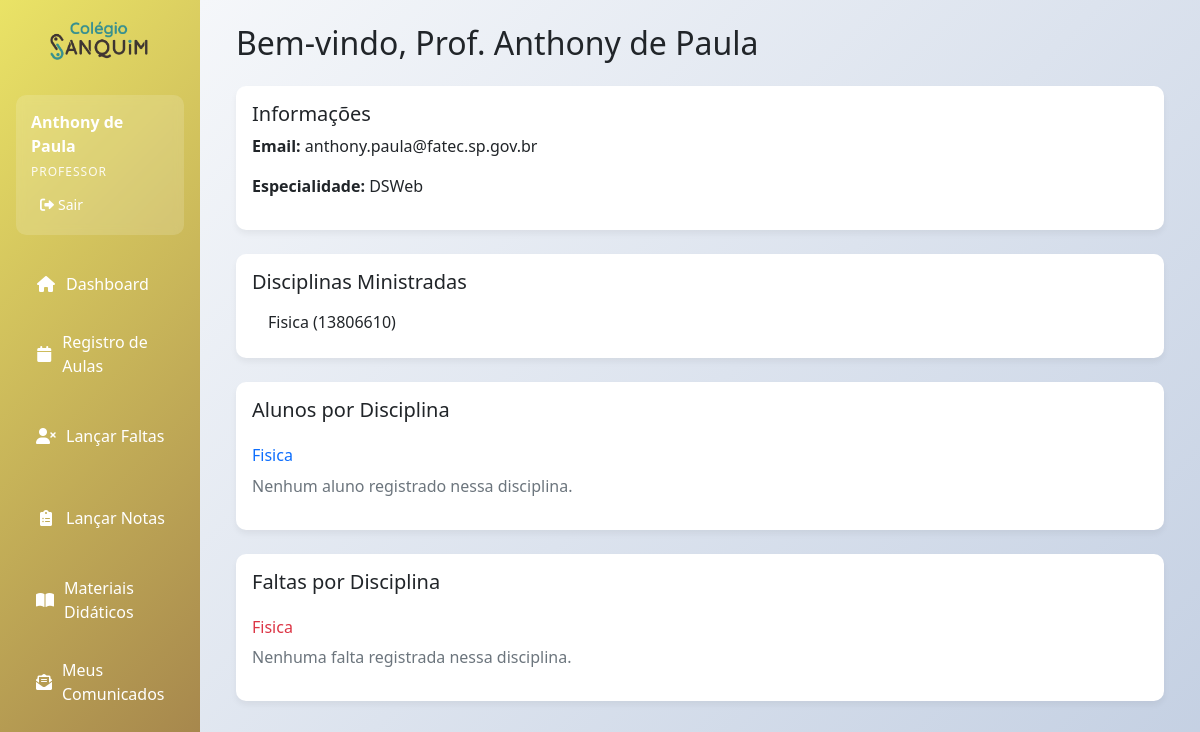
Page /dashboard-professor (signed in) on the committed database.
### app.py (models this page shows, shortened)
class Professor(db.Model):
    __tablename__ = 'professor'
    id = db.Column(db.Integer, primary_key=True)
    nome = db.Column(db.String(100), nullable=False)
    cpf = db.Column(db.String(14), nullable=False, unique=True)
    rg = db.Column(db.String(20))
    endereco = db.Column(db.String(255))
    bairro = db.Column(db.String(100))
    cidade = db.Column(db.String(100))
    email = db.Column(db.String(120), unique=True, nullable=False)
    telefone = db.Column(db.String(20))
    status = db.Column(db.Integer, default=1)
    senha_hash = db.Column(db.String(255), nullable=True)  # Novo campo
    especialidade = db.Column(db.String(100))
    ativo = db.Column(db.Boolean, default=True)  # Novo campo
    disciplinas_ministradas = db.relationship('Disciplina', back_populates='professor', lazy=True)

class Disciplina(db.Model):
    __tablename__ = 'disciplina'
    id = db.Column(db.Integer, primary_key=True)
    nome = db.Column(db.String(100), nullable=False)
    codigo = db.Column(db.String(20), unique=True, nullable=False)
    carga_horaria = db.Column(db.Integer)
    descricao = db.Column(db.Text)
    categoria = db.Column(db.String(50), default='geral') # ex: exatas, humanas, biologicas, geral
    professor_id = db.Column(db.Integer, db.ForeignKey('professor.id'))
    turma_id = db.Column(db.Integer, db.ForeignKey('turma.id'))
    professor = db.relationship('Professor', backref='minhas_disciplinas')
    turma = db.relationship('Turma', backref='disciplinas_vinculadas')
    notas = db.relationship('Nota', back_populates='disciplina', cascade="all, delete-orphan")
    faltas = db.relationship('Falta', back_populates='disciplina_rel', cascade="all, delete-orphan")

### app.py (the view)
@app.route('/dashboard-professor')
@login_required
def dashboard_professor():
    if session.get('user_tipo') != 'professor':
        flash('Acesso negado!', 'error')
        return redirect(url_for('index'))
    professor_id = session.get('user_id')
    professor = Professor.query.get(professor_id)
    disciplinas = Disciplina.query.filter_by(professor_id=professor_id).all()
    alunos_por_disciplina = {}
    faltas_por_disciplina = {}
    for disciplina in disciplinas:
        alunos_ids = set(nota.aluno_id for nota in disciplina.notas)
        alunos = Aluno.query.filter(Aluno.id.in_(alunos_ids)).all()
        alunos_por_disciplina[disciplina.nome] = alunos
        faltas = Falta.query.filter_by(disciplina_id=disciplina.id).all()
        faltas_por_disciplina[disciplina.nome] = faltas
    return render_template(
        'dashboard/professor.html',
        professor=professor,
        disciplinas=disciplinas,
        alunos_por_disciplina=alunos_por_disciplina,
        faltas_por_disciplina=faltas_por_disciplina,
        alunos_qtd={d.nome: len(alunos_por_disciplina[d.nome]) for d in disciplinas},
        faltas_qtd={d.nome: len(faltas_por_disciplina[d.nome]) for d in disciplinas}
    )

### app.py (called while the page is built)
def login_required(f):
    @wraps(f)
    def decorated_function(*args, **kwargs):
        if 'user_id' not in session:
            return redirect(url_for('login'))
        return f(*args, **kwargs)
    return decorated_function

### templates/dashboard/professor.html (shortened to what this page needs)
{% extends 'base.html' %}
{% block content %}
<h2 class="mb-4">Bem-vindo, Prof. {{ professor.nome }}</h2>
<div class="row">
    <div class="col-md-12">
        <div class="card p-3 mb-4">
            <h5 class="card-title">Informações</h5>
            <p><strong>Email:</strong> {{ professor.email }}</p>
            <p><strong>Especialidade:</strong> {{ professor.especialidade or 'Não informada' }}</p>
        </div>
        <div class="card p-3 mb-4">
            <h5 class="card-title">Disciplinas Ministradas</h5>
            {% if disciplinas %}
            <ul class="list-group list-group-flush">
                {% for disc in disciplinas %}
                <li class="list-group-item">{{ disc.nome }} ({{ disc.codigo }})</li>
                {% endfor %}
            </ul>
            {% else %}
            <p class="text-muted">Nenhuma disciplina atribuída.</p>
            {% endif %}
        </div>
        <div class="card p-3 mb-4">
            <h5 class="card-title">Alunos por Disciplina</h5>
            {% for nome_disc, alunos in alunos_por_disciplina.items() %}
            <h6 class="mt-3 text-primary">{{ nome_disc }}</h6>
            {% if alunos %}
            <ul class="list-group list-group-flush mb-3">
                {% for aluno in alunos %}
                <li class="list-group-item">{{ aluno.nome }} ({{ aluno.email }})</li>
                {% endfor %}
            </ul>
            {% else %}
            <p class="text-muted">Nenhum aluno registrado nessa disciplina.</p>
            {% endif %}
            {% endfor %}
        </div>
        <div class="card p-3">
            <h5 class="card-title">Faltas por Disciplina</h5>
            {% for nome_disc, faltas in faltas_por_disciplina.items() %}
            <h6 class="mt-3 text-danger">{{ nome_disc }}</h6>
            {% if faltas %}
            <table class="table table-sm mb-4">
                <thead>
                    <tr>
                        <th>Aluno</th>
                        <th>Data</th>
                        <th>Motivo</th>
                    </tr>
                </thead>
                <tbody>
                    {% for falta in faltas %}
                    <tr>
                        <td>{{ falta.aluno.nome }}</td>
                        <td>{{ falta.data.strftime('%d/%m/%Y') }}</td>
                        <td>{{ falta.motivo or 'Não informado' }}</td>
                    </tr>
                    {% endfor %}
                </tbody>
            </table>
            {% else %}
            <p class="text-muted">Nenhuma falta registrada nessa disciplina.</p>
            {% endif %}
            {% endfor %}
        </div>
    </div>
</div>
{% endblock %}

### templates/base.html (shortened to what this page needs)
<!DOCTYPE html>
<html lang="pt-br">
  <head>
    <link
      href="https://cdnjs.cloudflare.com/ajax/libs/bootstrap/5.1.3/css/bootstrap.min.css"
      rel="stylesheet"
    />
    <link
      href="https://cdnjs.cloudflare.com/ajax/libs/font-awesome/6.0.0/css/all.min.css"
      rel="stylesheet"
    />
  </head>
  <body>
    <div class="container-fluid">
      <div class="row">
        <div class="col-md-3 col-lg-2 px-0 sidebar">
          <div class="mt-auto text-center py-3" style="margin-top: auto !important;">
              <img src="{{ url_for('static', filename='images/logosamquim.png') }}"
                   alt="Sanquim Logo"
                   style="max-width: 50%; height: auto;">
          </div>
          <div class="p-3">
            <div class="user-info">
              <div class="user-name">{{ session.user_nome }}</div>
              <div class="user-type">{{ session.user_tipo|capitalize }}</div>
              <div
                class="mt-2 d-flex justify-content-between align-items-center"
              >
                <a
                  href="{{ url_for('logout') }}"
                  class="btn btn-logout btn-sm"
                  style="color: white"
                >
                  <i class="fas fa-sign-out-alt me-1"></i>Sair
                </a>
              </div>
            </div>
            <nav class="nav flex-column mt-3">
              {% if session.user_tipo != 'admin' %}
              <a
                class="nav-link {% if request.endpoint == 'index' %}active{% endif %}"
                href="{{ url_for('index') }}"
              >
                <i class="fas fa-home"></i> Dashboard
              </a>
              {% endif %}
              {% if session.user_tipo == 'professor' %}
              <a
                class="nav-link {% if request.endpoint == 'calendario_professor' %}active{% endif %}"
                href="{{ url_for('calendario_professor') }}"
              >
                <i class="fas fa-calendar"></i> Registro de Aulas
              </a>
              <a
                class="nav-link {% if request.endpoint == 'listar_faltas_professor' %}active{% endif %}"
                href="{{ url_for('listar_faltas_professor') }}"
              >
                <i class="fas fa-user-times"></i> Lançar Faltas
              </a>
              <a
                class="nav-link {% if request.endpoint == 'listar_notas' %}active{% endif %}"
                href="{{ url_for('listar_notas') }}"
              >
                <i class="fas fa-clipboard-list"></i> Lançar Notas
              </a>
              <a
                class="nav-link {% if request.endpoint == 'listar_materiais' %}active{% endif %}"
                href="{{ url_for('listar_materiais') }}"
              >
                <i class="fas fa-book-open"></i> Materiais Didáticos
              </a>
              <a
                class="nav-link {% if request.endpoint == 'novo_comunicado' %}active{% endif %}"
                href="{{ url_for('novo_comunicado') }}"
              >
                <i class="fas fa-envelope-open-text"></i> Meus Comunicados
              </a>
              {% endif %}
            </nav>
          </div>
        </div>
        <div class="col-md-9 col-lg-10 main-content" style="background: linear-gradient(135deg, #f5f7fa 0%, #c3cfe2 100%);">
          <div class="p-4">
            {% block content %}{% endblock %}
          </div>
        </div>
      </div>
    </div>
  </body>
</html>

### templates/base.html (style rules this page uses)
:root { --primary-color: #eae366; --secondary-color: #a2814b; --accent-color: #379091; --danger-color: #e74c3c; --success-color: #2ecc71; }
.sidebar { background: linear-gradient( 135deg, var(--primary-color) 0%, var(--secondary-color) 100% ); min-height: 100vh; transition: all 0.3s; }
.sidebar .nav-link { color: white; padding: 12px 20px; border-radius: 8px; margin: 5px 0; transition: all 0.2s; display: flex; align-items: center; }
.sidebar .nav-link i { margin-right: 10px; width: 20px; text-align: center; }
.main-content { background-color: #f8f9fa; min-height: 100vh; }
.card { border: none; border-radius: 10px; box-shadow: 0 4px 6px rgba(0, 0, 0, 0.05); transition: transform 0.2s, box-shadow 0.2s; }
.user-info { background-color: rgba(255, 255, 255, 0.15); border-radius: 10px; padding: 15px; margin-bottom: 20px; backdrop-filter: blur(5px); }
.user-info .user-name { color: white; font-weight: bold; margin-bottom: 5px; }
.user-info .user-type { color: rgba(255, 255, 255, 0.9); font-size: 12px; text-transform: uppercase; letter-spacing: 1px; }

### rows in the picture
Professor: user_nome "Anthony de Paula", nome "Anthony de Paula", email "anthony.paula@fatec.sp.gov.br", especialidade "DSWeb"
Disciplina: nome "Fisica", codigo "13806610"

### other values in the picture
{{ session.user_tipo|capitalize }} "PROFESSOR"
